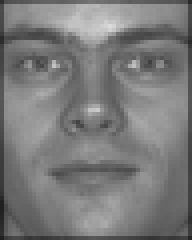
#> input picture Data/Train/00002_930831_fa.pgm, 48 x 60 px (shown 4 times larger); its folder holds 4 pictures in this run
$ python application.py
#> lines starting #> are read from the running program, lines starting #| are printed output that depends on the picture
### pca.py
import numpy as np
import math

def compute_Z(X, centering=True, scaling=False):

    Z = np.copy(X).astype(float)

    if centering:

        #calculate the mean of each feature set
        mean = np.mean(Z, axis=0)

        for axis in range(0, Z.shape[1]):
            for features in Z:
                    features[axis] = features[axis] - mean[axis]

    if scaling:

        #calculate the standard deviation of the each feature set
        standard_deviation = np.std(Z, axis=0)

        for axis in range(0, Z.shape[1]):
            for features in Z:
                features[axis] = features[axis] - standard_deviation[axis]

    return Z

def compute_covariance_matrix(Z):
    return np.cov(Z, rowvar=False)

def find_pcs(COV):
    eigen = np.linalg.eig(COV)

    #get the order to sort by
    argsort = np.flip(eigen[0].argsort()) #this reverses order since argsort returns ascending

    #sort the eigenvalues
    sorted_values = eigen[0][argsort]

    #sort the vectors acording to argsort
    sorted_vectors = eigen[1][:,argsort]

    return (sorted_values, sorted_vectors)

def project_data(Z, PCS, L, k, var):

    PCS = np.delete(PCS, range(k, PCS.shape[1]), axis=1)
    z_star = np.transpose(np.dot(np.transpose(PCS), np.transpose(Z)))
    return z_star

# [6 lines left out: function test, not called in this run]

### application.py

import numpy as np
import os
import matplotlib.pyplot as plt
import pca
from scipy import linalg as LA

def compress_images(DATA, k):

    output = '.\output'
    if not os.path.exists(output):
        os.makedirs(output)

    #data is an array of tuples where item 1: is the file name item 2: is the image array
    images = []
    name = []
    for image_tuple in DATA:
        name.append(image_tuple[0])
        images.append(image_tuple[1])

    images = np.transpose(np.asarray(images))

    Z = pca.compute_Z(images)
    COV = pca.compute_covariance_matrix(Z)
    L, PCS = pca.find_pcs(COV)
    Z_star = pca.project_data(Z, PCS, L, k, 0)

    PCS = np.delete(PCS, range(k, PCS.shape[1]), axis=1)
    u_t = np.transpose(PCS)
    x_compressed = np.dot(Z_star, u_t)

    minimum = np.min(x_compressed)

    for value in x_compressed:
        value += abs(minimum)

    for column in range(0, images.shape[1]):
        image = np.reshape(x_compressed[:,column], (60, 48))
        plt.imsave( output + '\\' + name[column] + '_compressed.jpg', image, cmap='gray')

def load_data(input_dir):

#> called with input_dir = 'Data/Train/'
    images = []
    for root, directories, files in os.walk(input_dir):
        for fileName in files:
            contents = plt.imread(root + fileName, 'pgm')
#> contents is the input picture: shape (60, 48); min 32, max 219, mean 122.4
            flattened_image = np.asarray(contents.flatten(), dtype=float)
#> flattened_image = 2880 values, max 219 at index 315, min 32 at index 2448, mean 122.4
            images.append((fileName, flattened_image))

    return images
    #return np.transpose(np.asarray(images, dtype=float))


data = load_data('Data/Train/')
compress_images(data, 1000)
#> the loop in compress_images, `for column in range(0, images.shape[1]):` made 4 passes
#> pass 2, in compress_images, `image = np.reshape(x_compressed[:,column], (60, 48))`:
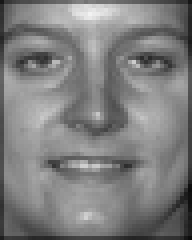
#> image: shape (60, 48) float64 (shown 4 times larger); min 12.39, max 242.4, mean 127
